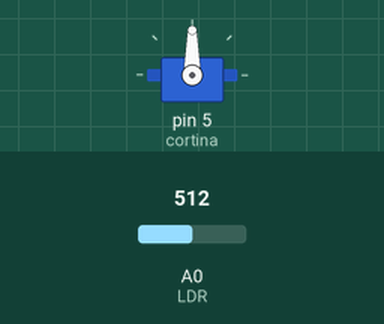
The sketch below on a simulated Arduino Uno, built with avr-gcc and run on an emulated ATmega328P. Shown: servo. The inputs (shaded band) are chosen by the test bench; at power-on: A0 (LDR) = 512. The local clock reads 2024-03-15 10:24:30 at power-on unless the sketch sets it.

Above: at 1.8 s.
1.9 s: A0 (LDR) set to 488
At 2.4 s:
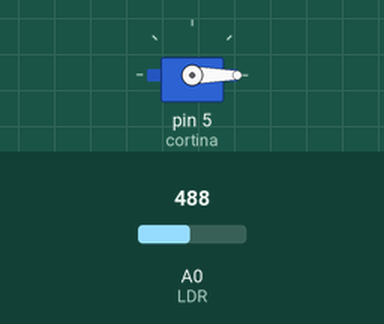
3.5 s: A0 (LDR) set to 510
At 5.2 s:
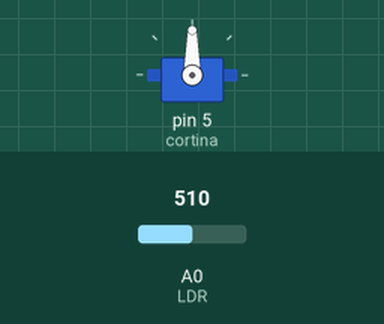
5.5 s: A0 (LDR) set to 490
At 6.9 s:
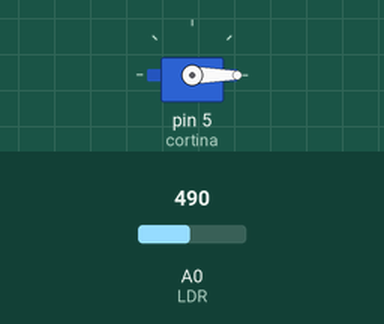
Timing chart, 0 to 8.5 s (numbered marks = the images above; inputs shaded):
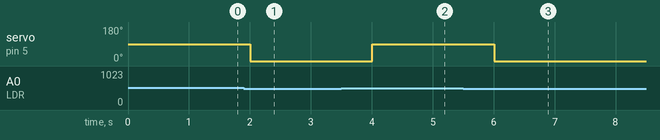

The sketch:

Projeto_130_Cortina_Automatica_com_RTC_e_LDR.ino
```cpp
// Projeto 130 - Cortina Automática com RTC e LDR
// Arduino Uno | Arduino Neon Lab

#include <Wire.h>
#include <RTClib.h>
#include <Servo.h>
RTC_DS3231 rtc; Servo cortina;
const byte LDR=A0;
void setup(){rtc.begin();cortina.attach(5);}
void loop(){
 DateTime agora=rtc.now();
 bool dia=agora.hour()>=7 && agora.hour()<18;
 bool claro=analogRead(LDR)>500; // ajuste conforme divisor
 cortina.write(dia && claro?90:0);
 delay(1000);
}
```

Measured:
- the behaviour switches between 501 and 500 on A0 (LDR) (found by bisection; images 0 and 1)
- after the input at 1.9 s, servo on pin 5 (cortina): 90° → 0° after 0.11 s
- after the input at 3.5 s, servo on pin 5 (cortina): 0° → 90° after 0.51 s
- after the input at 5.5 s, servo on pin 5 (cortina): 90° → 0° after 0.51 s
